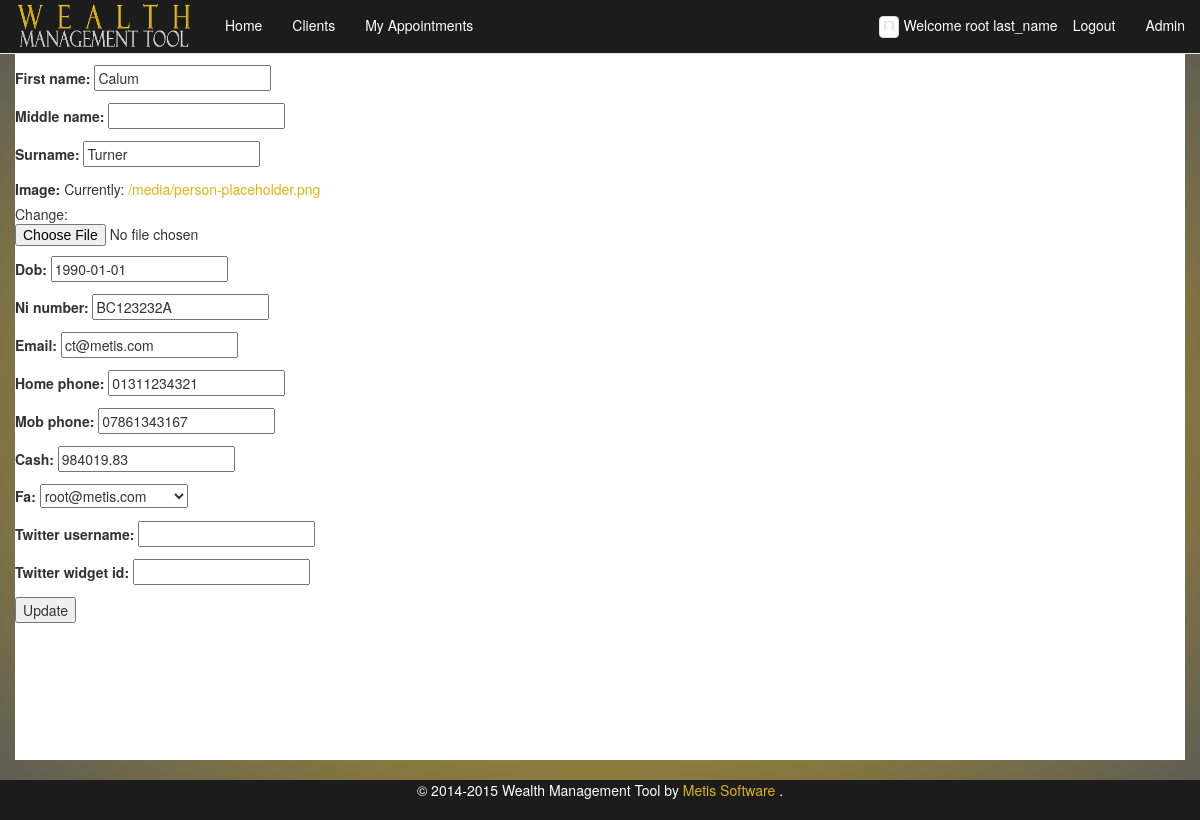
Before: /edit_client/BC123232A (signed in) with the older database file.
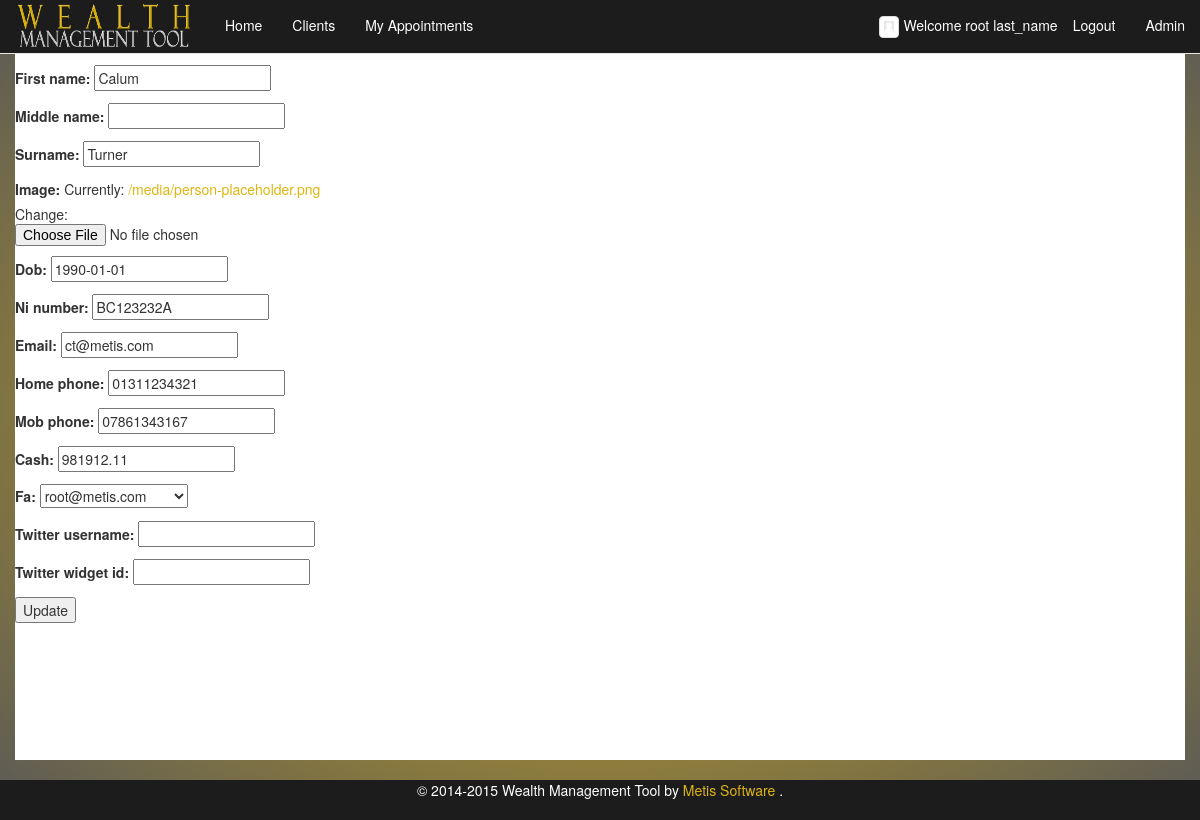
After: the same page with the newer database file.
### wms/models.py (models this page shows, shortened)
class Client(models.Model):
    first_name = models.CharField(max_length=64)
    middle_name = models.CharField(max_length=64, blank=True)
    surname = models.CharField(max_length=64)
    image = models.ImageField(upload_to='client_images', default='/media/person-placeholder.png')
    dob = models.DateField(default="1990-01-01")
    ni_regex = RegexValidator(regex=r'^(?!BG)(?!GB)(?!NK)(?!KN)(?!TN)(?!NT)(?!ZZ)(?:[A-CEGHJ-PR-TW-Z][A-CEGHJ-NPR-TW-Z])(?:\s*\d\s*){6}([A-D]|\s)$', message="Must be in the format: 'AA999999A', restrictions to characters apply'")
    ni_number = models.CharField(max_length=9, validators=[ni_regex], primary_key=True)
    email = models.EmailField(max_length=64)
    phone_regex = RegexValidator(
        regex=r'^\+?1?\d{9,15}$',
        message="Not a valid phone number. Up to 9 digits allowed.")
    home_phone = models.CharField(
        max_length=11, validators=[phone_regex], blank=True
    )
    mob_phone = models.CharField(
        max_length=11, validators=[phone_regex], blank=True
    )
    cash = models.DecimalField(max_digits=20, decimal_places=2)
    fa = models.ForeignKey(FA)
    twitter_username = models.CharField(validators=[RegexValidator(
                                                    regex="^(\w){1,15}$",
                                                    message="Not a valid username,please remove @ and max of 15 cahracters"
                                                    )],
                                        blank=True, max_length= 15)
    twitter_widget_id = models.CharField(max_length=18, blank=True,
                                         validators=[RegexValidator(
                                             regex='[\d]{18}',
                                             message="Not a valid Twitter widget id. must be 18 digits"
                                         )])

class FA(AbstractBaseUser, PermissionsMixin):
    email = models.EmailField(max_length=64, unique=True)
    first_name = models.CharField(max_length=64, default="**DEFAULT**")
    middle_name = models.CharField(max_length=64, blank=True)
    surname = models.CharField(max_length=64, default="**DEFAULT**")
    image = models.ImageField(upload_to='fa_images', default='/media/person-placeholder.png')
    dob = models.DateField(default="1990-01-01")
    ni_regex = RegexValidator(regex=r'^(?!BG)(?!GB)(?!NK)(?!KN)(?!TN)(?!NT)(?!ZZ)(?:[A-CEGHJ-PR-TW-Z][A-CEGHJ-NPR-TW-Z])(?:\s*\d\s*){6}([A-D]|\s)$', message="Must be in the format: 'AA999999A', restrictions to characters apply'")
    ni_number = models.CharField(
        max_length=9, validators=[ni_regex], primary_key=True)
    is_staff=models.BooleanField(default=False)
    is_admin=models.BooleanField(default=False)
    is_active=models.BooleanField(default=False)
    USERNAME_FIELD = 'email'
    REQUIRED_FIELDS = ['first_name', 'surname', 'dob', 'ni_number']
    objects = FAUserManager()

### wms/views.py (the view)
# urls.py: url(r'^edit_client/(?P<pk>\w{9})$', EditClient.as_view(), name='edit_client'),
class EditClient(UpdateView):
    model = Client
    fields = '__all__'
    template_name = 'wms/client_update.html'
    success_url = reverse_lazy('print_clients')

### wms/templates/wms/client_update.html
{% extends "wms/base_boot.html" %}
{% load staticfiles %}
{% block content %}
<form action="" method="post">{% csrf_token %}
	{{ form.as_p }}
	<input type="submit" value="Update" />
</form>
{% endblock %}

Changed rows visible on the page:
changed Client "Calum": cash "984019.83" → "981912.11"
